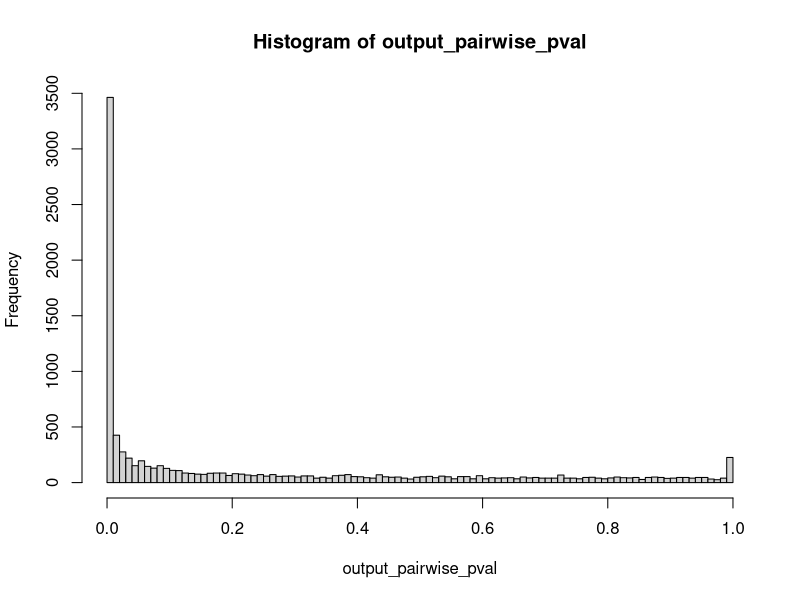
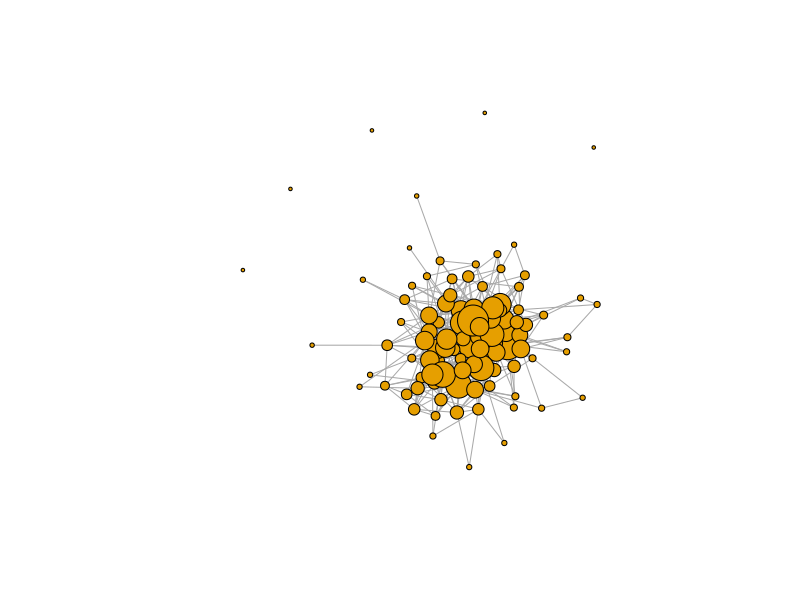

Recreate these plots in R, in order. (Note: this script raises an error after producing the figures.)

#=---------------------------------------------------------
#
# Script by Paul Thomas - @maxthomais - June 2016
# Help automate data analysis for analytics edge kaggle competition
#
#=---------------------------------------------------------

train = read.csv("train2016.csv")

# helper to convert to 2 decimal places ...
asPrcnt <- function( arg1 ) {
  round( 100 * arg1, digits = 2 )
}


# check to see if the democrat v republican 
# split ratio for an answer is very biased!
checkForAnswerBias <- function( arg1Table, arg2Desc, arg3DiffMin, arg4DiffMax )
{
  # see how many possible answers ...
  numCols = ncol(arg1Table)

  # loop over all the answers ...
  for (i in 1:numCols)
  {
    # calc diff
    diff = abs(arg1Table[1,i] - arg1Table[2,i]) / (arg1Table[1,i] + arg1Table[2,i])
    
    # is there is bias to be seen!?
    if ((diff > arg3DiffMin) && (diff <= arg4DiffMax))
    {
      # calc splits
      dems = arg1Table[1,i] / (arg1Table[1,i] + arg1Table[2,i])
      reps = arg1Table[2,i] / (arg1Table[1,i] + arg1Table[2,i])

      #print out result
      cat(arg2Desc,i,"Dem% =", asPrcnt(dems), "Rep% =", asPrcnt(reps), "Diff% =", asPrcnt(dems-reps), "\n")
    }
  }
}


# e.g. mac v pc, seems that MAC users tend to more pro democrat ...
compTable = table(train$Party,train$Q110740)
compTable
checkForAnswerBias( compTable, "Q110740", 0.1, 1.0 )


# note we just want to check the Question columns!
questions = grep("^Q",names(train))

# loop over all the questions
for(i in questions)
{
  resultsTable = table(train$Party,train[[i]])
  #checkForAnswerBias( resultsTable, names(train)[i], 0.05, 0.10)   # 5 - 10 %
  checkForAnswerBias( resultsTable, names(train)[i], 0.10, 0.25)   # 10 - 25 %
  checkForAnswerBias( resultsTable, names(train)[i], 0.25, 1.00)   # > 25% diff
}

#################################################################################
# Import training set but replace blanks with NA
trainChiSq <- read.csv("train2016.csv", na.strings = c("", "NA"))
head(trainChiSq[ ,8:12], 15)
head(trainChiSq[ ,1:8], 15)
head(names(trainChiSq), 10)

# note we just want to check the Question columns!
questions = grep("^Q",names(trainChiSq))

?chisq.test

# Create vector identifying questions associated with outcome using Chi-squared.
# loop over all the questions
output_outcome <- vector()
for(i in questions){
        resultsTable = table(trainChiSq$Party,trainChiSq[[i]])
        x <- chisq.test( resultsTable)
        output_outcome[[i]] <- x$p.value < 0.05
        # output[[i]][2] <- x$p.value < 0.05
        # output <- cat(names(train)[i], x$p.value < 0.05, "\n"))
        # print(output)
}
output_outcome
sigQs <- names(trainChiSq)[output_outcome == TRUE]
sigQs <- sigQs[!is.na(sigQs)]
sigQs

################################################################################
# Pairwise ChiSq between question variables
# ?expand.grid
# names(trainChiSq)[questions]
# names(trainChiSq)[8:ncol(trainChiSq)]

mat <- expand.grid(names(trainChiSq)[questions], 
                   names(trainChiSq)[questions])
class(mat)
mat

# head(trainChiSq[ , 8:12], 100)
# as.character(mat[ ,1])
# names(train)[8:20]==as.character(mat$Var1)
# ?table
# 
# 
# testTable <- table(trainChiSq[, as.character(mat$Var1)[1]], 
#                    trainChiSq[ ,as.character(mat$Var2)[5]], 
#                    useNA = "no")
# testTable
# chisq.test(testTable)$p.value

output_pairwise_cut <- vector()
output_pairwise_pval <- vector()
for(i in 1:nrow(mat)){
        resultsTable = table(trainChiSq[ , as.character(mat$Var1)[i]], 
                             trainChiSq[ , as.character(mat$Var2)[i]], 
                             useNA = "no")
        x <- chisq.test( resultsTable)
        output_pairwise_cut[[i]] <- x$p.value < 0.000001
        output_pairwise_pval[[i]] <- x$p.value
}
head(output_pairwise_cut)
head(output_pairwise_pval)
hist(output_pairwise_pval, breaks = seq(from=0, to=1, by=0.01))

sum(output_pairwise_cut)/length(output_pairwise_cut)
sum(output_pairwise_pval < 0.05)/length(output_pairwise_pval)
sum(output_pairwise_pval < 0.000001)/length(output_pairwise_pval)




# head(mat)
# head(trainChiSq[ ,"Q124742"])
# head(trainChiSq[ , as.character(mat$Var1)[1]])
# head(mat, 8)

# testTable <- table(trainChiSq[, as.character(mat$Var1)[7]], 
#                    trainChiSq[ ,as.character(mat$Var2)[7]], 
#                    useNA = "no")
# testTable
# chisq.test(testTable)$p.value

mat$assocn <- output_pairwise_cut
head(mat, 20)
# Find identities
mat$identity <- ifelse(mat$Var1 == mat$Var2, TRUE, FALSE)
# Find duplicates
# mat$dup <- ifelse(paste0(mat$Var1, mat$Var2) == paste0(mat$Var2, mat$Var1), TRUE, FALSE)
# nrow(mat[mat$identity == TRUE | mat$dup == TRUE, ])
# mat[mat$Var1 == "Q96024" & mat$Var2 == "Q98197", ]
# mat[mat$Var1 == "Q98197" & mat$Var2 == "Q96024", ]
# head(paste0(mat$Var1, mat$Var2))
# class(output_pairwise_cut)
mat_pairwise <- matrix(output_pairwise_cut, length(questions), length(questions))

# as.numeric(mat_pairwise)
# length(mat_pairwise)
# dim(mat_pairwise)
rownames(mat_pairwise) <- names(trainChiSq[questions])
colnames(mat_pairwise) <- names(trainChiSq[questions])

# mat_pairwise[!lower.tri(mat_pairwise)] <- 0  # unnecessary if parameters set below
sum(mat_pairwise)

library(igraph)
?igraph
pairwise <- graph_from_adjacency_matrix(adjmatrix = mat_pairwise, 
                                        mode = "upper", 
                                        diag = FALSE,
                                        add.colnames = NULL, add.rownames = NA)
print(pairwise)
str(pairwise)

V(pairwise)$size = degree(pairwise)/2+2
plot(pairwise, vertex.label=NA)

# How many vertices linked to more than x others
sum(degree(pairwise) > 20)
sum(degree(pairwise) > 50)
max(degree(pairwise))
min(degree(pairwise))

no_corr_Q <- which(degree(pairwise) == 0)
lo_corr_Q <- which(degree(pairwise) < 10)
hi_corr_Q <- which(degree(pairwise) > 20)

# Ensure no overlap between groups
# sort(names(no_corr_Q))
# sort(names(lo_corr_Q))
# sort(names(hi_corr_Q))
# names(no_corr_Q) %in% names(lo_corr_Q)
# names(lo_corr_Q) %in% names(hi_corr_Q)        

        
names(no_corr_Q) %in% sigQs
names(lo_corr_Q) %in% sigQs
names(hi_corr_Q) %in% sigQs

# High degree questions also correlated with outcome
a <- hi_corr_Q[names(hi_corr_Q) %in% sigQs]
question_list[question_list$Question_ID %in% names(a), 1:2]

# High degree questions not correlated with outcome
b <- hi_corr_Q[!c(names(hi_corr_Q) %in% sigQs)]
question_list[question_list$Question_ID %in% names(b), 1:2]

# Low degree questions also correlated with outcome
c <- lo_corr_Q[c(names(lo_corr_Q) %in% sigQs)]
question_list[question_list$Question_ID %in% names(c), 1:2]

# Low degree questions not correlated with outcome
d <- lo_corr_Q[!c(names(lo_corr_Q) %in% sigQs)]
question_list[question_list$Question_ID %in% names(d), 1:2]
